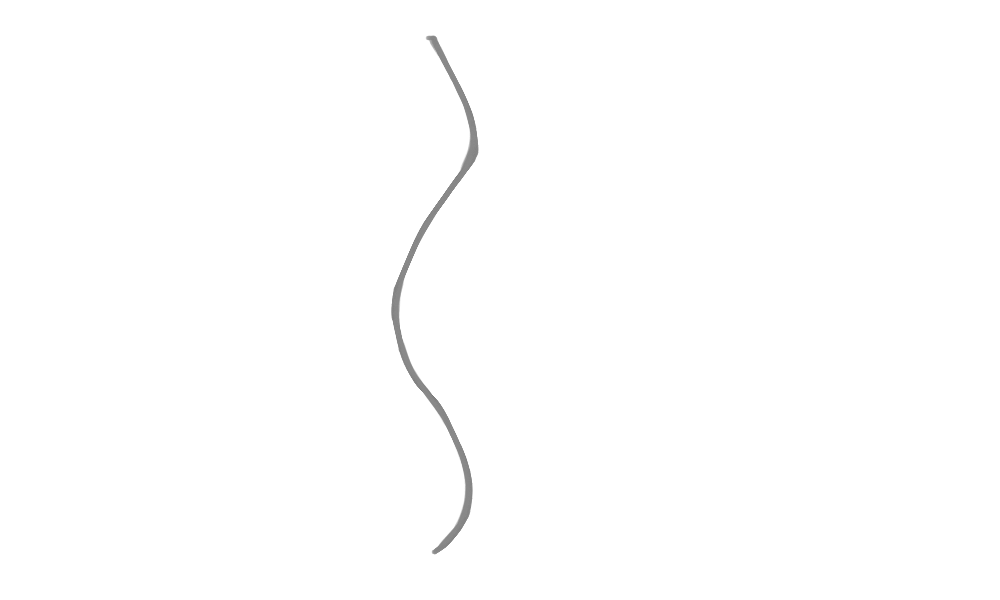
//> input picture proyecto/images/export2.png, 1000 x 600 px
$ ./helix   (built with g++ and OpenCV 4)
//> lines starting //> are read from the running program, lines starting //| are printed output that depends on the picture; after the words box and inside, x2 and y2 are one past the last pixel; in counts of white or black regions, pixels touching at a corner belong together
#include <opencv2/core/core.hpp>
#include <opencv2/highgui/highgui.hpp>
#include <opencv2/imgproc/imgproc.hpp>

#include <cmath>
#include <iostream>
#include <vector>
#include <algorithm>

using namespace std;
using namespace cv;

const double pi = acos(-1);


Mat skeletization(Mat& src){
   Mat img = src.clone();
   threshold(img, img, 0, 255, THRESH_BINARY_INV|THRESH_OTSU);

   //threshold(img, img, 20, 255, THRESH_BINARY_INV);
   Mat element2 = cv::getStructuringElement(cv::MORPH_CROSS, cv::Size(7, 7));
   dilate(img,img,element2);
   dilate(img,img,element2);
   erode(img,img,element2);
   erode(img,img,element2);


   Mat skel(img.size(), CV_8UC1, cv::Scalar(0));
   Mat temp(img.size(), CV_8UC1);

   Mat element = cv::getStructuringElement(cv::MORPH_CROSS, cv::Size(3, 3));

   bool done;
   do{
      cv::morphologyEx(img, temp, cv::MORPH_OPEN, element);
      cv::bitwise_not(temp, temp);
      cv::bitwise_and(img, temp, temp);
      cv::bitwise_or(skel, temp, skel);
      cv::erode(img, img, element);

      double max;
      cv::minMaxLoc(img, 0, &max);
      done = (max == 0);
   } while (!done);
   return skel;
}


void extractPoints(Mat& img, vector<Point>& points){
   points.clear();
   for(int r = 0; r < img.rows; r++){
      for(int c = 0; c<img.cols;c++){
	 // find curve
	 if (img.at<unsigned char>(r,c) == 255){
	    points.push_back(Point(c, r));
	    break;
	 }
      }
   }
}

void findMaxCurvature(const vector<Point>& points, vector<Point>& max_points){
  max_points.clear();
  int dir = 0, acc = 0;
  Point last = points[0];
  Point min_p, max_p;

  int i = 0;
  for (auto p : points) {
    if (i<100){
      cout << dir<<" " <<acc <<" " <<p<<" "<<last<< "\n";
    }
    // curve O+
    if (p.x > last.x){
      cout <<"+" <<endl;
      if (dir == 1) {
	acc = 0;
	max_p = p;
      }
      if (dir == -1){
	acc++;
	if (acc>10){
	  acc = 0; dir = +1; max_points.push_back(min_p);
	}
      }
      if (dir == 0){
	acc++; if (acc>10) {dir = +1; acc = 0;}
      }
    }
    // curve O-
    if (p.x < last.x){
      cout << "-" << "\n";
      if (dir == -1) {
	acc = 0;
	min_p = p;
      }
      if (dir == 1){
	acc++;
	if (acc>10){
	  acc = 0; dir = -1;
	  max_points.push_back(max_p);
	}
      }if (dir == 0){
	acc++; if (acc>10) {dir = -1; acc = 0;}}
    }
    last = p;
  }
}


void generateParametricEqu(const vector<Point>& points,
			   const vector<Point>& max_curv,
			   vector<Point>& helix_points){
  helix_points.clear();

  // first point
  Point pvs1 = max_curv[0];
  Point pvs1_0 = points[0];
  auto p1 = find(points.begin(), points.end(), pvs1);
  auto p2 = find_if(p1, points.end(), [&pvs1_0](const auto p){return p.x < pvs1_0.x;});
  Point pvs1_1 = *p2;

  cout << "pvs1_0: "<< pvs1_0 << "\n";
  cout << "pvs1_1: "<< pvs1_1 << "\n";

  // align local coordinate frame
  pvs1 -= pvs1_0;
  cout << "pvs1: "<< pvs1 << "\n";

  // parametric equations
  int xs = pvs1.x;
  int ys = pvs1.y;
  int delta_y = pvs1_1.y-pvs1_0.y; // delta_y == 2*ys should be
  double b = delta_y/pi;
  double a = xs;

  // show result using parametric equations
  double delta_t = pi/(delta_y);
  for (int i = 0; i < delta_y; i++) {
    Point p (int(a*sin(delta_t*i)), i);
    helix_points.push_back(p+pvs1_0);
  }

}


int main(int argc, char *argv[]){
  Mat img = imread("images/export2.png", 0);
//> img is the input picture: 600 rows x 1000 cols, CV_8UC1; min 123, max 255, mean 254.2
  Mat skel, res2;


  if (img.empty()){cout << "can't read image"<<endl; return -1;}


  skel = skeletization(img);
//> in skeletization, `threshold(img, img, 0, 255, THRESH_BINARY_INV|THRESH_OTSU);`:
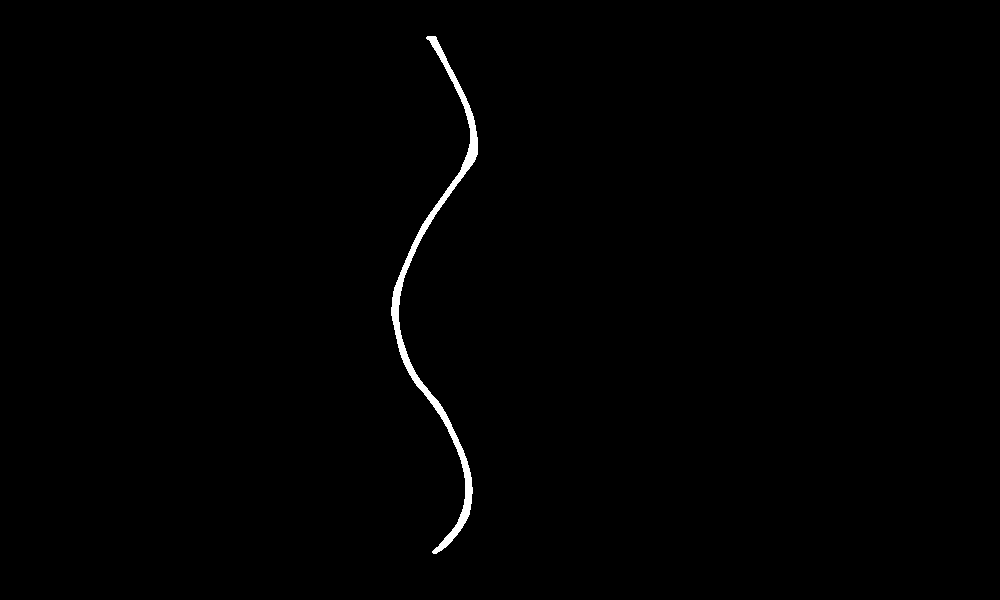
//> img: 600 rows x 1000 cols, CV_8UC1; 0.64% white; 1 white region, box (x1, y1, x2, y2) and area: (391, 36, 478, 554) 3848
//> in skeletization, `erode(img,img,element2);`:
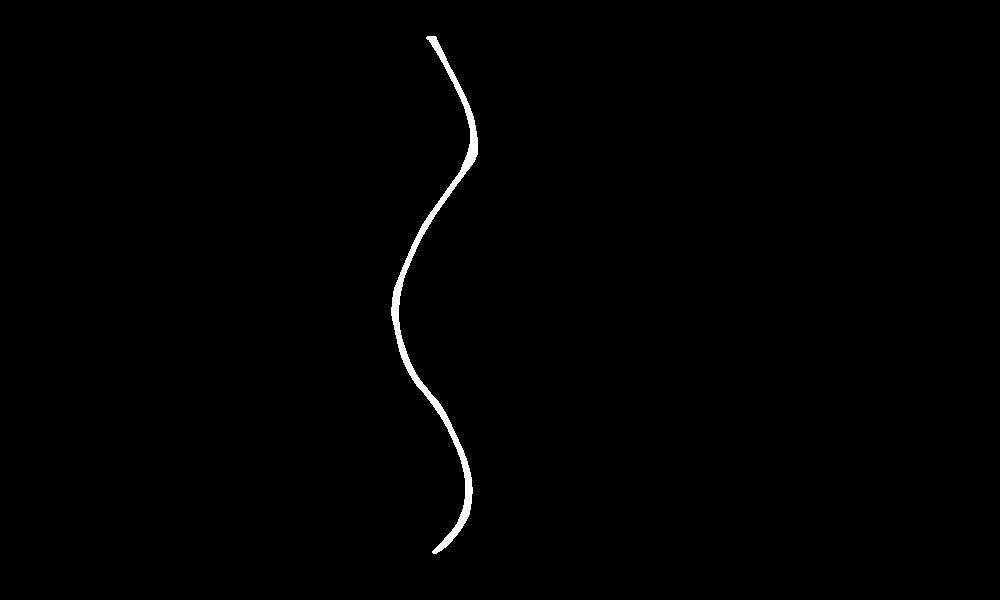
//> img: 600 rows x 1000 cols, CV_8UC1; 0.64% white; 1 white region, box (x1, y1, x2, y2) and area: (391, 36, 478, 554) 3851
//> the loop in skeletization, `do` made 6 passes
//> (max, done) on passes 1 to 6: (255, false), (255, false), (255, false), (255, false), (255, false), (0, true)
//> pass 1, in skeletization, `cv::erode(img, img, element);`:
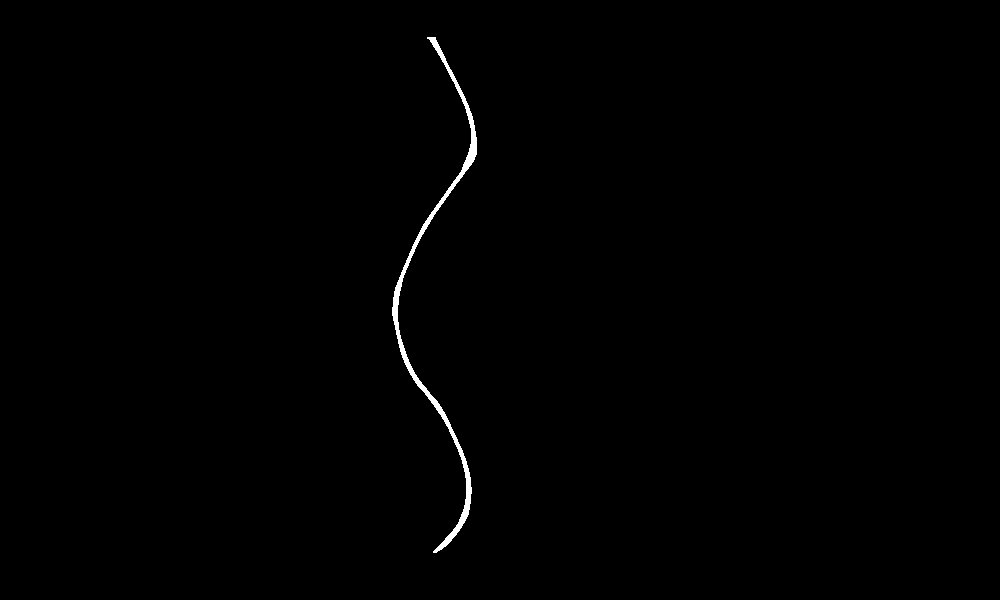
//> img: 600 rows x 1000 cols, CV_8UC1; 0.47% white; 1 white region, box (x1, y1, x2, y2) and area: (392, 37, 477, 553) 2802
//> after the loop in skeletization, `do`:
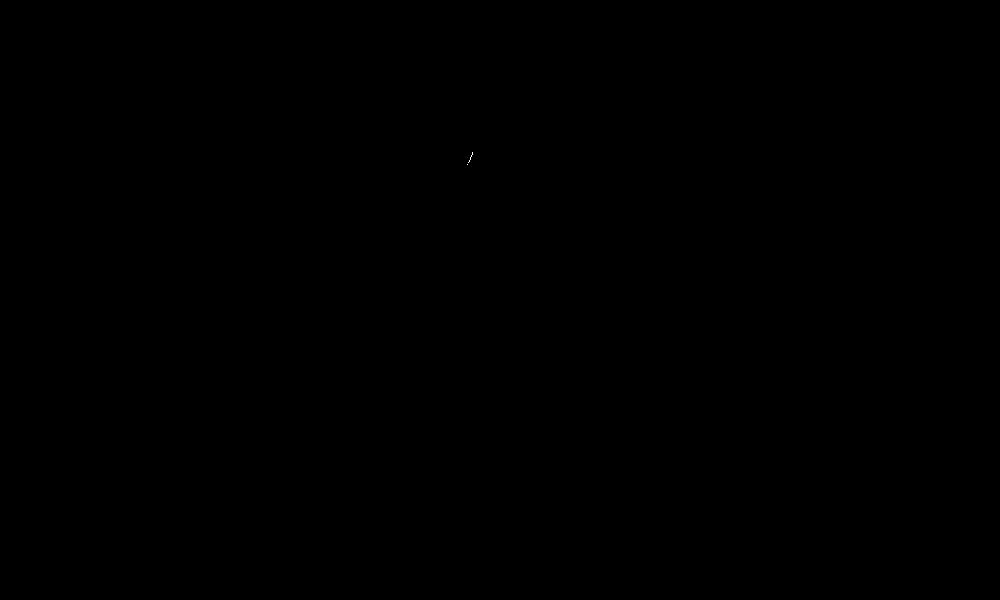
//> temp: 600 rows x 1000 cols, CV_8UC1; 0% white in thin lines or dots, all inside (x1, y1, x2, y2) = (467, 152, 473, 165)
//> after the loop in skeletization, `do`:
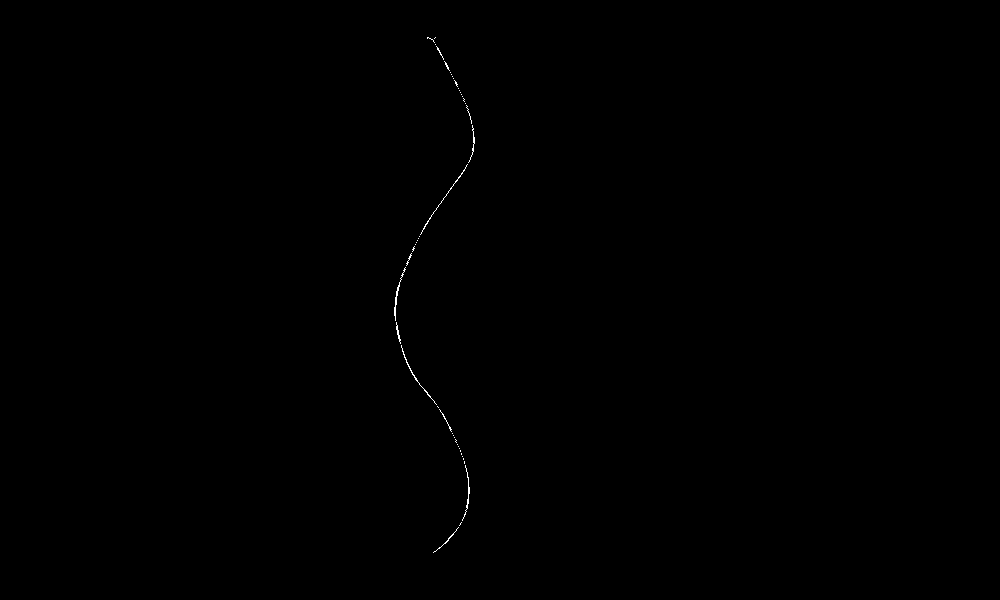
//> skel: 600 rows x 1000 cols, CV_8UC1; 0.1% white in thin lines or dots, all inside (x1, y1, x2, y2) = (394, 37, 475, 553)
  vector<Point> points, max_points;

  extractPoints(skel, points);
//> after the loop in extractPoints, `for(int r = 0; r < img.rows; r++)`: points = 471 Points (x, y), first 12: [427, 37], [427, 38], [431, 39], [433, 40], [433, 41], [434, 42], [435, 44], [436, 46], [437, 47], [437, 48], [437, 49], [438, 50]
  findMaxCurvature(points, max_points);
//> in findMaxCurvature, `Point last = points[0];`: last = Point(427, 37)
//> the loop in findMaxCurvature, `for (auto p : points)` made 471 passes
//> last on passes 3, 4, 6, 7, 8, 9, 12, 13, 15, 17, 18, 50: Point(431, 39), Point(433, 40), Point(434, 42), Point(435, 44), Point(436, 46), Point(437, 47), Point(438, 50), Point(439, 51), Point(440, 53), Point(441, 55), Point(442, 56), Point(463, 100)
//| 0 0 [427, 37] [427, 37]
//| 0 0 [427, 38] [427, 37]
//| 0 0 [431, 39] [427, 38]
//| +
//| 0 1 [433, 40] [431, 39]
//| +
//| 0 2 [433, 41] [433, 40]
//| 0 2 [434, 42] [433, 41]
//| +
//| 0 3 [435, 44] [434, 42]
//> (the first 10 of 13 printed lines)
//> (output is shown up to pass 8 of 471)
//> after the loop in findMaxCurvature, `for (auto p : points)`: acc = 0; dir = -1; max_points = 3 Points (x, y): [473, 151], [396, 326], [466, 511]
  for (auto & p : max_points) {
    cout << p << "\n";
  }
//> this loop made 3 passes
//| [473, 151]
//| [396, 326]
//| [466, 511]
  // draw skel with points extraidos
  Mat skel_points_img(skel.size(), CV_8UC1, cv::Scalar(0));
  for (auto& p : points){
     skel_points_img.at<unsigned char>(p.y, p.x) = 255;
  }
//> this loop made 471 passes

  vector<Point> helix_points;
  generateParametricEqu(points,max_points,helix_points);
//> in generateParametricEqu, `Point pvs1 = max_curv[0];`: pvs1 = Point(473, 151)
//> in generateParametricEqu, `Point pvs1_0 = points[0];`: pvs1_0 = Point(427, 37)
//> in generateParametricEqu, `Point pvs1_1 = *p2;`: pvs1_1 = Point(426, 223)
//| pvs1_0: [427, 37]
//| pvs1_1: [426, 223]
//> in generateParametricEqu, `pvs1 -= pvs1_0;`: pvs1 = Point(46, 114)
//| pvs1: [46, 114]
//> in generateParametricEqu, `int xs = pvs1.x;`: xs = 46
//> in generateParametricEqu, `int ys = pvs1.y;`: ys = 114
//> in generateParametricEqu, `int delta_y = pvs1_1.y-pvs1_0.y;`: delta_y = 186
//> in generateParametricEqu, `double b = delta_y/pi;`: b = 59.21
//> in generateParametricEqu, `double a = xs;`: a = 46
//> in generateParametricEqu, `double delta_t = pi/(delta_y);`: delta_t = 0.0169
//> the loop in generateParametricEqu, `for (int i = 0; i < delta_y; i++)` made 186 passes
//> p on passes 1 to 3: Point(0, 0), Point(0, 1), Point(1, 2)
//> after the loop in generateParametricEqu, `for (int i = 0; i < delta_y; i++)`: helix_points = 186 Points (x, y), first 12: [427, 37], [427, 38], [428, 39], [429, 40], [430, 41], [430, 42], [431, 43], [432, 44], [433, 45], [433, 46], [434, 47], [435, 48]
  for (auto&p : helix_points) {
    skel_points_img.at<unsigned char>(p.y, p.x) = 255;
  }
//> this loop made 186 passes


  // sow results
  namedWindow("image", 0);
  namedWindow("skel", 0);
  namedWindow("endp", 0);
  imshow("image", img);
  imshow("skel", skel);
  imshow("endp", skel_points_img);

  waitKey(0);
  destroyAllWindows();

  return 0;
}

$ run again, with proyecto/images/export.png copied over proyecto/images/export2.png
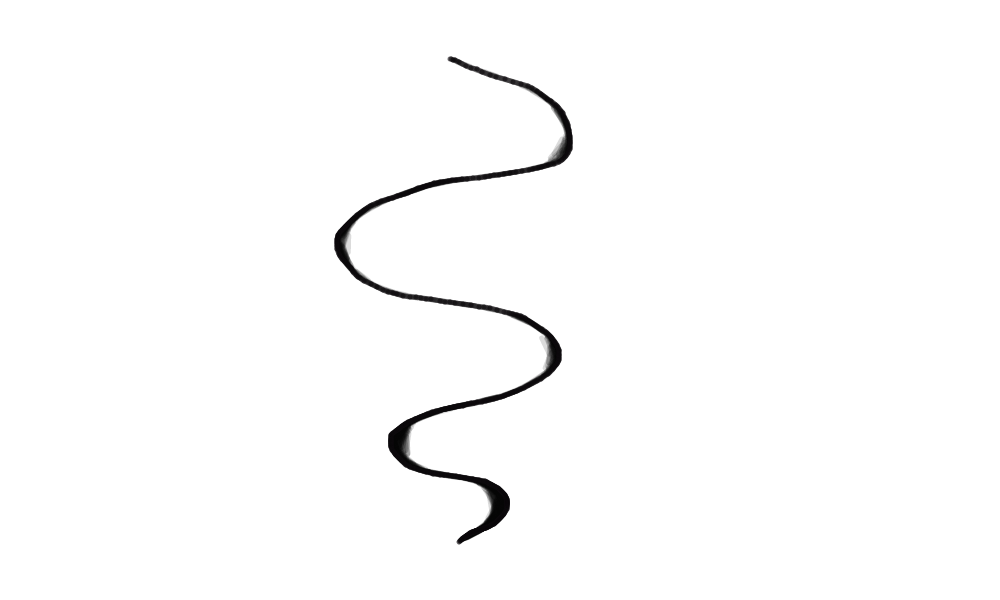
//> input picture proyecto/images/export.png, 1000 x 600 px
//> the loop in skeletization, `do` made 11 passes
//> (max, done) on passes 1 to 8: (255, false), (255, false), (255, false), (255, false), (255, false), (255, false), (255, false), (255, false)
//> pass 1, in skeletization, `cv::erode(img, img, element);`:
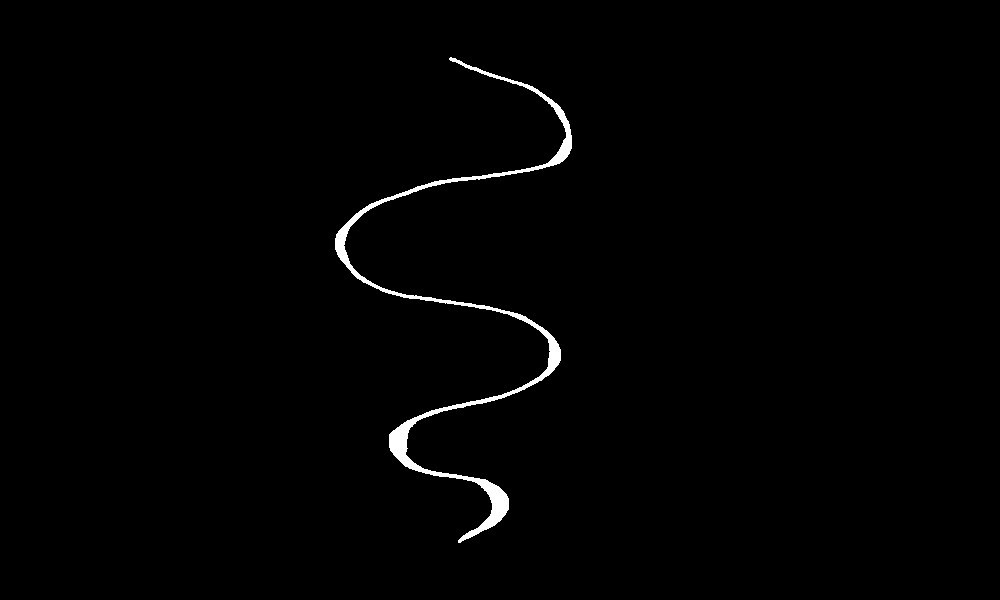
//> img: 600 rows x 1000 cols, CV_8UC1; 1% white; 1 white region, box (x1, y1, x2, y2) and area: (335, 57, 572, 543) 6023
//> after the loop in extractPoints, `for(int r = 0; r < img.rows; r++)`: points = 481 Points (x, y), first 12: [448, 57], [450, 58], [450, 59], [448, 60], [456, 61], [458, 62], [460, 63], [462, 64], [464, 65], [465, 66], [468, 67], [470, 68]
//> in findMaxCurvature, `Point last = points[0];`: last = Point(448, 57)
//> the loop in findMaxCurvature, `for (auto p : points)` made 481 passes
//> last on passes 2, 4, 5, 6, 7, 8, 9, 10: Point(450, 58), Point(448, 60), Point(456, 61), Point(458, 62), Point(460, 63), Point(462, 64), Point(464, 65), Point(465, 66)
//> (printed output is left out)
//> after the loop in findMaxCurvature, `for (auto p : points)`: acc = 0; dir = -1; max_points = 5 Points (x, y): [567, 144], [339, 241], [544, 374], [397, 439], [500, 503]
//> the loop `for (auto & p : max_points)` made 5 passes
//> (printed output is left out)
//> the loop `for (auto& p : points)` made 481 passes
//> after the loop `for (auto& p : points)`:
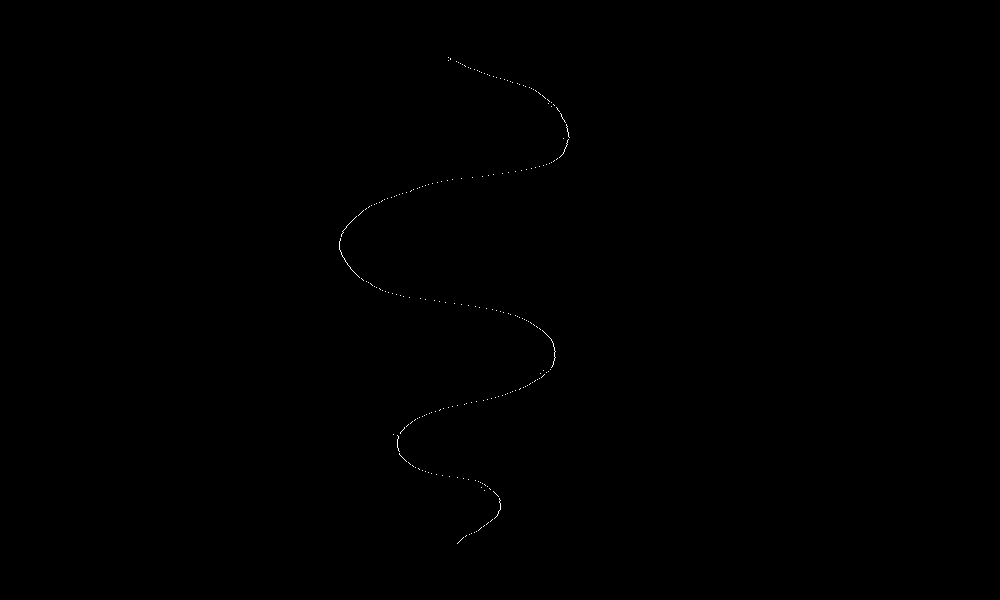
//> skel_points_img: 600 rows x 1000 cols, CV_8UC1; 0.08% white in thin lines or dots, all inside (x1, y1, x2, y2) = (339, 57, 570, 544)
//> in generateParametricEqu, `Point pvs1 = max_curv[0];`: pvs1 = Point(567, 144)
//> pvs1_0 = Point(448, 57)
//> pvs1_1 = Point(447, 180)
//| pvs1_0: [448, 57]
//| pvs1_1: [447, 180]
//> in generateParametricEqu, `pvs1 -= pvs1_0;`: pvs1 = Point(119, 87)
//| pvs1: [119, 87]
//> xs = 119
//> ys = 87
//> delta_y = 123
//> b = 39.15
//> a = 119
//> delta_t = 0.0255
//> the loop in generateParametricEqu, `for (int i = 0; i < delta_y; i++)` made 123 passes
//> p on passes 1 to 8: Point(0, 0), Point(3, 1), Point(6, 2), Point(9, 3), Point(12, 4), Point(15, 5), Point(18, 6), Point(21, 7)
//> after the loop in generateParametricEqu, `for (int i = 0; i < delta_y; i++)`: helix_points = 123 Points (x, y), first 12: [448, 57], [451, 58], [454, 59], [457, 60], [460, 61], [463, 62], [466, 63], [469, 64], [472, 65], [475, 66], [478, 67], [480, 68]
//> the loop `for (auto&p : helix_points)` made 123 passes
